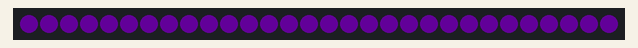
Recording of a sketch running on a simulated Arduino Uno, built with avr-gcc and run on an emulated ATmega328P. On the bench: 30 RGB LEDs in strip order, left to right. Dim RGB values are drawn brighter than linear; what the sketch prints to the serial monitor is not drawn.

Above: at 2.26 s.
At 34.29 s:
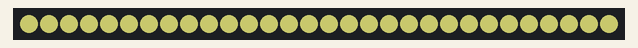

The sketch:

CODE_LED_SEULES.ino
```cpp
#include <WS2812FX.h>
#include <MsTimer2.h>

#define LED_COUNT 30
#define LED_PIN 6

WS2812FX ws2812fx = WS2812FX(LED_COUNT, LED_PIN, NEO_GRB + NEO_KHZ800);
volatile char mode='B';
volatile int vitesse=200;
volatile String couleur="0x660099";
bool Bordre;

void setup() {
  Serial.begin(9600);

  ws2812fx.init();
  ws2812fx.setBrightness(100);
  ordre();

  MsTimer2::set(10, runLED); // 500ms period
  MsTimer2::start();
}

void loop() {
  if(Bordre){
    ordre();
    Bordre=false;
  }

  Serial.print("JAVANCE");
  delayMicroseconds(2000000);
  Serial.print("JRECULE");


}

void ordre(){

  switch (mode) {
    case 'R':
      ws2812fx.setMode(FX_MODE_RAINBOW_CYCLE);
      //R=MODE ARCENCIEL RAINBOW_CYCLE
      break;
    case 'C':
      ws2812fx.setMode(FX_MODE_BLINK);
      //C=MODE CLIGNOTEMENT BLINK
      break;
    case 'S':
      ws2812fx.setMode(FX_MODE_STATIC);
      //S=MODE FIXE STATIC
      break;
    case 'B':
      ws2812fx.setMode(FX_MODE_BREATH);
      //B=MODE RESPIRATION BREATH
      break;
    case 'F':
      ws2812fx.setMode(FX_MODE_LARSON_SCANNER);
      //F=MODE BALAYAGE LARSON_SCANNER
      break;

    default:
      ws2812fx.setMode(FX_MODE_STATIC);
      ws2812fx.setColor(0x000000);
      // if nothing else matches, do the default
      // default is optional
      break;
  }

  ws2812fx.setSpeed(vitesse);
  ws2812fx.setColor(0x660099);
  ws2812fx.start();
}

void runLED(){
  ws2812fx.service();
}
```
